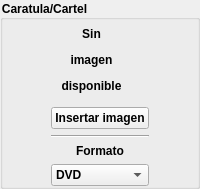
        <widget class="QGroupBox" name="groupBox_4">
         <property name="styleSheet">
          <string notr="true">font: 7pt &quot;Sans Serif&quot;;
font: bold</string>
         </property>
         <property name="title">
          <string>Caratula/Cartel</string>
         </property>
         <layout class="QGridLayout" name="gridLayout_11">
          <property name="leftMargin">
           <number>0</number>
          </property>
          <property name="topMargin">
           <number>0</number>
          </property>
          <property name="rightMargin">
           <number>0</number>
          </property>
          <property name="bottomMargin">
           <number>0</number>
          </property>
          <item row="2" column="0">
           <widget class="QPushButton" name="pushButton_10">
            <property name="text">
             <string>Insertar imagen</string>
            </property>
           </widget>
          </item>
          <item row="0" column="0">
           <widget class="QLabel" name="label_11">
            <property name="minimumSize">
             <size>
              <width>81</width>
              <height>81</height>
             </size>
            </property>
            <property name="maximumSize">
             <size>
              <width>81</width>
              <height>81</height>
             </size>
            </property>
            <property name="toolTip">
             <string>Insertar cartel de tu pelicula favorita pulsando el boto insertar</string>
            </property>
            <property name="text">
             <string>&lt;html&gt;&lt;head/&gt;&lt;body&gt;&lt;p align=&quot;center&quot;&gt;Sin&lt;/p&gt;&lt;p align=&quot;center&quot;&gt;imagen&lt;/p&gt;&lt;p align=&quot;center&quot;&gt;disponible&lt;/p&gt;&lt;/body&gt;&lt;/html&gt;</string>
            </property>
            <property name="alignment">
             <set>Qt::AlignCenter</set>
            </property>
           </widget>
          </item>
          <item row="7" column="0">
           <widget class="QComboBox" name="comboBox_2">
            <item>
             <property name="text">
              <string>DVD</string>
             </property>
            </item>
            <item>
             <property name="text">
              <string>avi</string>
             </property>
            </item>
            <item>
             <property name="text">
              <string>VCD</string>
             </property>
            </item>
            <item>
             <property name="text">
              <string>VHS</string>
             </property>
            </item>
            <item>
             <property name="text">
              <string>mkv</string>
             </property>
            </item>
            <item>
             <property name="text">
              <string>LD</string>
             </property>
            </item>
            <item>
             <property name="text">
              <string>B-Ray</string>
             </property>
            </item>
           </widget>
          </item>
          <item row="6" column="0">
           <widget class="QLabel" name="label_13">
            <property name="text">
             <string>Formato</string>
            </property>
            <property name="alignment">
             <set>Qt::AlignCenter</set>
            </property>
           </widget>
          </item>
          <item row="3" column="0">
           <widget class="Line" name="line">
            <property name="orientation">
             <enum>Qt::Horizontal</enum>
            </property>
           </widget>
          </item>
         </layout>
        </widget>
